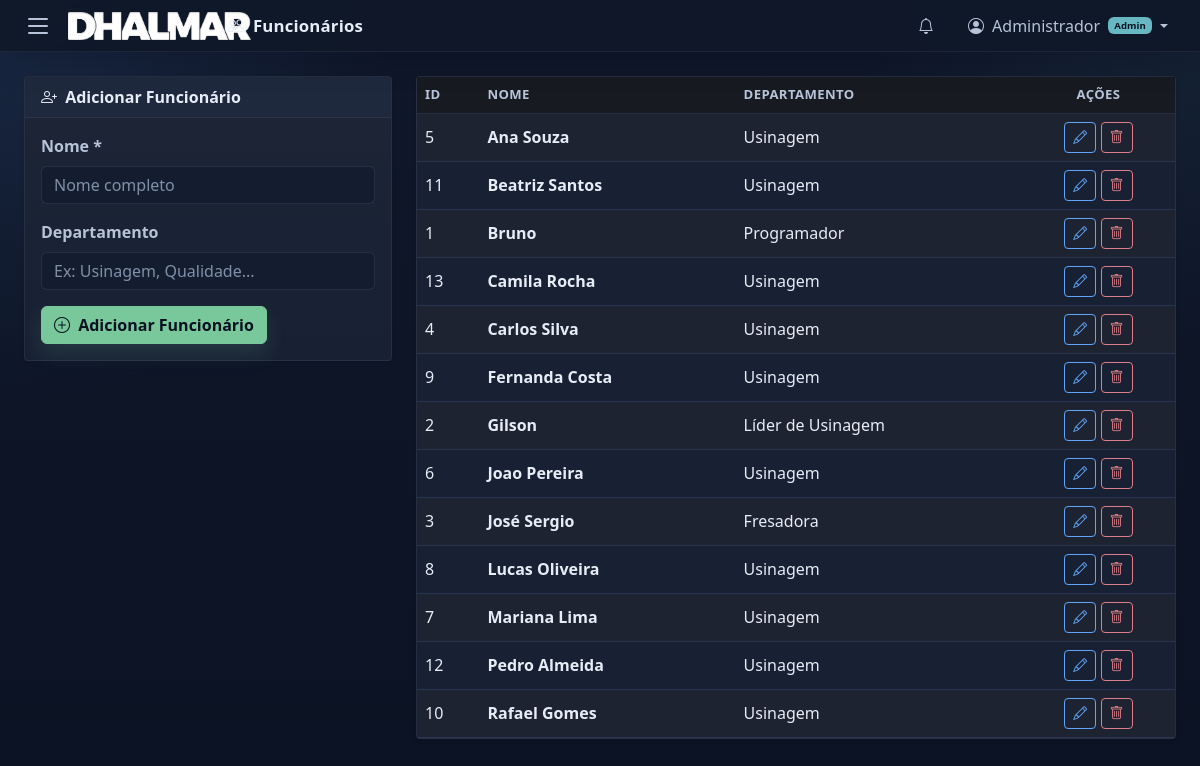
The page /employees/ (signed in) on the database as committed earlier.
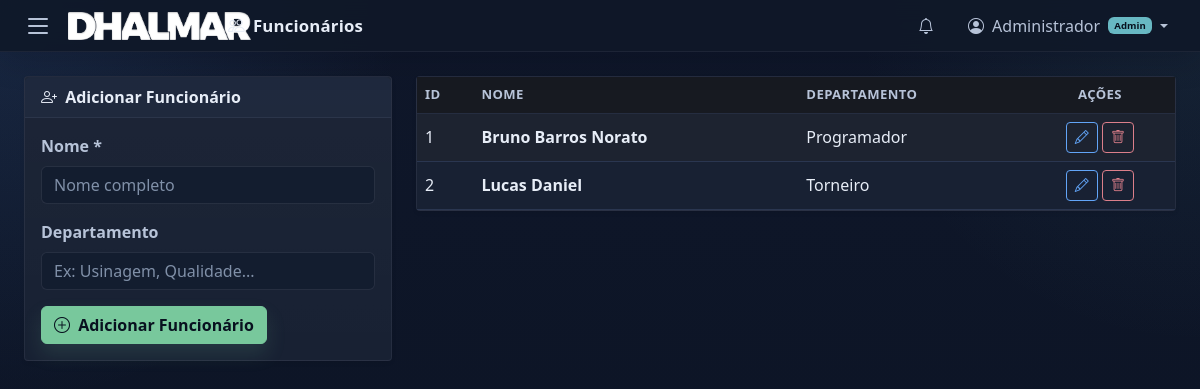
The same page on the database as committed later.
### app/models.py (models this page shows, shortened)
class Employee(Base):
    __tablename__ = "employees"
    id = Column(Integer, primary_key=True, index=True)
    name = Column(String(200), nullable=False)
    department = Column(String(200), default="")
    movements = relationship("Movement", back_populates="employee")

### app/routers/employees.py (the view)
@router.get("/")
def employee_list(request: Request, db: Session = Depends(get_db)):
    employees = db.query(Employee).order_by(Employee.name).all()
    return request.app.state.templates.TemplateResponse(
        request=request,
        name="employees/index.html",
        context={"employees": employees},
    )

### app/templates/employees/index.html (shortened to what the changed rows need)
{% extends "base.html" %}
{% set active_page = "employees" %}
{% block content %}
<div class="row g-4">
    <div class="col-lg-8">
        <div class="card shadow-sm">
            <div class="card-body p-0">
                <div class="table-responsive">
                    <table class="table table-hover table-striped mb-0 align-middle">
                        <thead class="table-dark">
                            <tr>
                                <th>ID</th>
                                <th>Nome</th>
                                <th>Departamento</th>
                                <th class="text-center">Ações</th>
                            </tr>
                        </thead>
                        <tbody>
                        {% for emp in employees %}
                            <tr>
                                <td>{{ emp.id }}</td>
                                <td class="fw-semibold">{{ emp.name }}</td>
                                <td>{{ emp.department or "—" }}</td>
                                <td class="text-center text-nowrap">
                                    <a href="/employees/{{ emp.id }}/edit"
                                       class="btn btn-sm btn-outline-primary">
                                        <i class="bi bi-pencil"></i>
                                    </a>
                                    <form method="POST" action="/employees/{{ emp.id }}/delete"
                                          class="d-inline"
                                          onsubmit="return confirm('Excluir {{ emp.name }}?')">
                                        <button class="btn btn-sm btn-outline-danger">
                                            <i class="bi bi-trash"></i>
                                        </button>
                                    </form>
                                </td>
                            </tr>
                        {% endfor %}
                        </tbody>
                    </table>
                </div>
            </div>
        </div>
    </div>
</div>
{% endblock %}

Rows that differ between the two databases and show on the page:
removed Employee: id "5", name "Ana Souza", department "Usinagem"
removed Employee: id "11", name "Beatriz Santos", department "Usinagem"
removed Employee: id "13", name "Camila Rocha", department "Usinagem"
removed Employee: id "4", name "Carlos Silva", department "Usinagem"
removed Employee: id "9", name "Fernanda Costa", department "Usinagem"
removed Employee: id "6", name "Joao Pereira", department "Usinagem"
removed Employee: id "3", name "José Sergio", department "Fresadora"
removed Employee: id "8", name "Lucas Oliveira", department "Usinagem"
removed Employee: id "7", name "Mariana Lima", department "Usinagem"
removed Employee: id "12", name "Pedro Almeida", department "Usinagem"
removed Employee: id "10", name "Rafael Gomes", department "Usinagem"
changed Employee "Programador": name "Bruno" → "Bruno Barros Norato"
changed Employee id 2: name "Gilson" → "Lucas Daniel"; department "Líder de Usinagem" → "Torneiro"
